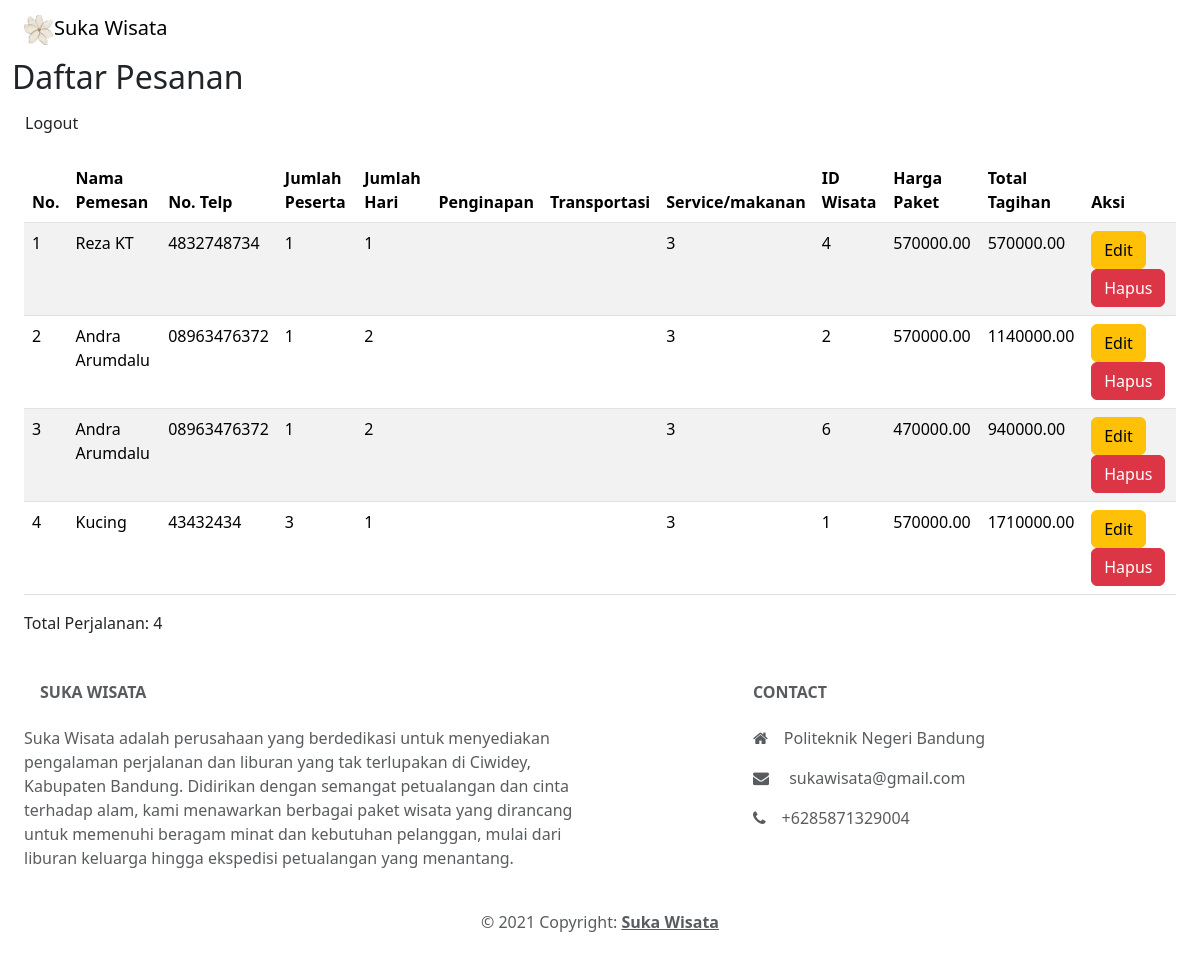
The app's page /admin/halaman_admin.php (signed in) with its own data.
### tables this page shows
CREATE TABLE `pesanan` (
  `id_pesanan` int(11) NOT NULL,
  `nama_pemesan` varchar(125) NOT NULL,
  `nomor_hp` varchar(12) NOT NULL,
  `tanggal_mula_wisata` date NOT NULL,
  `tanggal_pesanan` timestamp NOT NULL DEFAULT current_timestamp() ON UPDATE current_timestamp(),
  `durasi_wisata` int(11) NOT NULL,
  `id_paket_wisata` int(11) NOT NULL,
  `layanan_penginapan` varchar(1) NOT NULL,
  `layanan_transportasi` varchar(1) NOT NULL,
  `layanan_makanan` varchar(1) NOT NULL,
  `jumlah_peserta` int(11) NOT NULL,
  `harga_paket` decimal(10,2) NOT NULL,
  `jumlah_tagihan` decimal(10,2) NOT NULL
);

### admin/halaman_admin.php (the view, shortened to what this page needs)
<?php include ("../layout/navbar-admin.php"); ?>
<h2>Daftar Pesanan</h2>
<form action="" method="POST">
    <button class="btn btn-tertiary" type="submit" name="logout">Logout</button>
</form>
<div class="container-fluid">
    <table class="table table-striped">
        <thead>
            <tr>
                <th>No. </th>
                <th>Nama Pemesan</th>
                <th>No. Telp</th>
                <th>Jumlah Peserta</th>
                <th>Jumlah Hari</th>
                <th>Penginapan</th>
                <th>Transportasi</th>
                <th>Service/makanan</th>
                <th>ID Wisata</th>
                <th>Harga Paket</th>
                <th>Total Tagihan</th>
                <th>Aksi</th>
            </tr>
        </thead>
        <tbody>
                <?php
                $pesanan  = mysqli_query($db, "SELECT * FROM pesanan");
                $no = 1;
                foreach($pesanan as $baris){
                    echo "<tr>
                    <td>$no</td>
                    <td>".$baris['nama_pemesan']."</td>
                    <td>".$baris['nomor_hp']."</td>
                    <td>".$baris['jumlah_peserta']."</td>
                    <td>".$baris['durasi_wisata']."</td>
                    <td>".$baris['layanan_penginapan']."</td>
                    <td>".$baris['layanan_transportasi']."</td>
                    <td>".$baris['layanan_makanan']."</td>
                    <td>".$baris['id_paket_wisata']."</td>
                    <td>".$baris['harga_paket']."</td>
                    <td>".$baris['jumlah_tagihan']."</td>
                    <td>
                    <a class='btn btn-warning' href='edit.php?id=".$baris['id_pesanan']."'>Edit</a>
                    <a class='btn btn-danger' href='hapus.php?id=".$baris['id_pesanan']."'>Hapus</a>
                    </td>
                    </tr>";
                    $no++;
                }
                ?>
        </tbody>
    </table>
    <p>Total Perjalanan: <?php echo mysqli_num_rows($pesanan)?></p>
</div>
<?php include("../layout/footer.php"); ?>

### layout/navbar-admin.php (shortened to what this page needs)
<!DOCTYPE html>
<html lang="en">
<head>
    <link href="https://cdn.jsdelivr.net/npm/bootstrap@5.3.3/dist/css/bootstrap.min.css" rel="stylesheet"
>
    <link href='https://unpkg.com/boxicons@2.1.4/css/boxicons.min.css' rel='stylesheet'>
    <link rel="stylesheet" href="https://cdnjs.cloudflare.com/ajax/libs/font-awesome/4.7.0/css/font-awesome.min.css">
</head>
<body class="container-fluid">
    <header>
        <nav class="navbar navbar-expand-lg bg-tertiary navbar-light bg-tertiary">
            <div class="container-fluid">
                <a class="navbar-brand"> <img src="../img/logo.png" width="30">Suka Wisata</a>
            </div>
        </nav>
    </header>
    <main>

### layout/footer.php (shortened to what this page needs)
</main>
<footer class="text-center text-lg-start bg-body-light text-muted">
    <section class="">
        <div class="container-fluid text-center text-md-start mt-5">
            <div class="row mt-6">
                <div class="col-md-6 col-lg-6 col-xl-6 mx-auto mb-6">
                    <h6 class="text-uppercase fw-bold mb-4">
                        <i class="fa fa-gem me-3"></i>Suka Wisata
                    </h6>
                    <p>
                        Suka Wisata adalah perusahaan yang berdedikasi untuk menyediakan pengalaman perjalanan dan
                        liburan yang tak terlupakan di Ciwidey, Kabupaten Bandung. Didirikan dengan semangat
                        petualangan dan
                        cinta terhadap alam, kami menawarkan berbagai paket wisata yang dirancang untuk memenuhi
                        beragam minat dan kebutuhan pelanggan, mulai dari liburan keluarga hingga ekspedisi
                        petualangan yang menantang.
                    </p>
                </div>
                <div class="col-md-6 col-lg-6 col-xl-6 mx-auto mb-md-0 mb-6">
                    <div class="col-md-6 col-lg-6 col-xl-6 mx-auto mb-md-0 mb-6">
                        <h6 class="text-uppercase fw-bold mb-4">Contact</h6>
                        <p><i class="fa fa-home me-3"></i>Politeknik Negeri Bandung</p>
                        <p><i class="fa fa-envelope me-3"></i>
                            sukawisata@gmail.com
                        </p>
                        <p><i class="fa fa-phone me-3"></i>+6285871329004</p>
                    </div>
                </div>
            </div>
    </section>
    <div class="text-center p-4">
        © 2021 Copyright:
        <a class="text-reset fw-bold" href="../customer/index.php">Suka Wisata</a>
    </div>
</footer>
</body>
</html>

### records on screen
pesanan: nama_pemesan "Reza KT", nomor_hp "4832748734", jumlah_peserta "1", durasi_wisata "1", layanan_makanan "3", id_paket_wisata "4", harga_paket "570000.00", jumlah_tagihan "570000.00"
pesanan: nama_pemesan "Andra Arumdalu", nomor_hp "08963476372", jumlah_peserta "1", durasi_wisata "2", layanan_makanan "3", id_paket_wisata "2", harga_paket "570000.00", jumlah_tagihan "1140000.00"
pesanan: nama_pemesan "Andra Arumdalu", nomor_hp "08963476372", jumlah_peserta "1", durasi_wisata "2", layanan_makanan "3", id_paket_wisata "6", harga_paket "470000.00", jumlah_tagihan "940000.00"
pesanan: nama_pemesan "Kucing", nomor_hp "43432434", jumlah_peserta "3", durasi_wisata "1", layanan_makanan "3", id_paket_wisata "1", harga_paket "570000.00", jumlah_tagihan "1710000.00"

### other values on screen
mysqli_num_rows($pesanan) "4"
